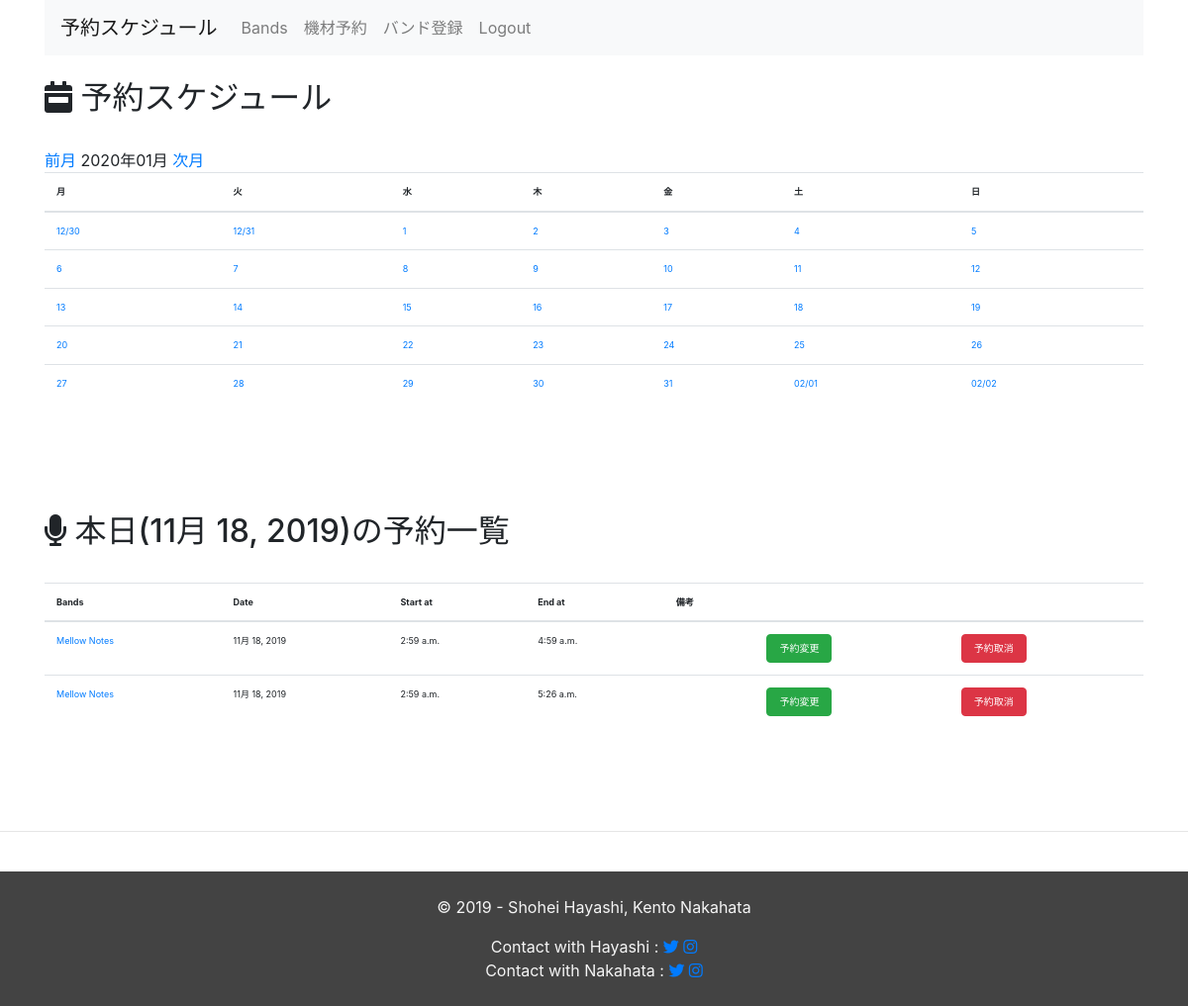
Screenshot of /equipment_management/month/2020/1/ (signed in) with the database file from the repository.
### equipment_management/models.py (models this page shows, shortened)
class Schedule(models.Model):
  band_id = models.ForeignKey(Band, on_delete=models.CASCADE)
  pa_name = models.CharField(max_length=255, verbose_name='PA担当者名')
  active_date = models.DateField(default=timezone.now)
  start_at = models.TimeField(default= nine_hours_hence())
  end_at = models.TimeField(default=two_hours_hence)
  text = models.TextField(blank=True, verbose_name='備考欄')
  created_at = models.DateTimeField(auto_now=True)
  updated_at = models.DateTimeField(auto_now=True)

class Band(models.Model):
  band_name = models.CharField(max_length=255,
                               verbose_name="Band's Name",
                               unique=True,
                               )
  responsible_person_name = models.CharField(max_length=255,
                                             verbose_name="Band Master's Name")
  created_at = models.DateTimeField(auto_now_add=True)
  updated_at = models.DateTimeField(auto_now=True)
  def __str__(self):
      return self.band_name

### equipment_management/views.py (the view)
# urls.py: path('month/', views.MonthCalendar.as_view(), name='month'),
@method_decorator(login_required, name='dispatch')
class MonthCalendar(mixins.MonthCalendarMixin, generic.TemplateView):
    template_name = 'equipment_management/month.html'
    def get_context_data(self, **kwargs):
        context = super().get_context_data(**kwargs)
        calendar_context = self.get_month_calendar()
        context.update(calendar_context)
        today_date = datetime.date.today()
        context['schedules'] = Schedule.objects.filter(active_date=today_date).order_by('-active_date')
        context['today'] = today_date
        return context

### equipment_management/mixins.py (called while the page is built)
    def setup_calendar(self):
        self._calendar = calendar.Calendar(self.first_weekday)

    def get_week_names(self):
        week_names = deque(self.week_names)
        week_names.rotate(-self.first_weekday)  # リスト内の要素を右に1つずつ移動...なんてときは、dequeを使うと中々面白いです
        return week_names

    def get_previous_month(self, date):
        if date.month == 1:
            return date.replace(year=date.year-1, month=12, day=1)
        else:
            return date.replace(month=date.month-1, day=1)

    def get_next_month(self, date):
        if date.month == 12:
            return date.replace(year=date.year+1, month=1, day=1)
        else:
            return date.replace(month=date.month+1, day=1)

    def get_month_days(self, date):
        return self._calendar.monthdatescalendar(date.year, date.month)

    def get_current_month(self):
        month = self.kwargs.get('month')
        year = self.kwargs.get('year')
        if month and year:
            month = datetime.date(year=int(year), month=int(month), day=1)
        else:
            month = datetime.date.today().replace(day=1)
        return month

    def get_month_calendar(self):
        self.setup_calendar()
        current_month = self.get_current_month()
        calendar_data = {
            'now': datetime.date.today(),
            'month_days': self.get_month_days(current_month),
            'month_current': current_month,
            'month_previous': self.get_previous_month(current_month),
            'month_next': self.get_next_month(current_month),
            'week_names': self.get_week_names(),
        }
        return calendar_data

### equipment_management/templates/equipment_management/month.html
{% extends 'equipment_management/base.html' %}
{% block content %}
<br>
<h2><i class="fas fa-calendar-week"></i> 予約スケジュール</h2>
<br>
<a href="{% url 'equipment:month' month_previous.year month_previous.month %}">前月</a>
{{ month_current | date:"Y年m月" }}
<a href="{% url 'equipment:month' month_next.year month_next.month %}">次月</a>
<table class="table">
  <thead>
    <tr>
      {% for w in week_names %}
        <th>{{ w }}</th>
      {% endfor %}
    </tr>
  </thead>
  <tbody>
    {% for week in month_days %}
      <tr>
        {% for day in week %}
          {% if now == day %}
            <td class="table-success">
          {% else %}
            <td>
          {% endif %}
          {% if month_current.month != day.month %}
            <a href="{% url 'equipment:day_schedule' day.year day.month day.day %}">{{ day | date:"m/d" }}</a>
          {% else %}
            <a href="{% url 'equipment:day_schedule' day.year day.month day.day %}">{{ day.day }}</a>
          {% endif %}
            </td>
        {% endfor %}
      </tr>
    {% endfor %}
  </tbody>
</table>
<br>
<br>
<br>
<br>
<h2><i class="fas fa-microphone"></i> 本日({{ today }})の予約一覧</h2>
<br>
<table class="table">
  <thead>
    <tr>
      <th>Bands</th>
      <th>Date</th>
      <th>Start at</th>
      <th>End at</th>
      <th>備考</th>
      <th></th>
      <th></th>
    </tr>
  </thead>
  <tbody>
    {% for schedule in schedules %}
      <tr>
        <td><a href="{% url 'equipment:schedule_by_band' schedule.band_id.id %}">{{ schedule.band_id }}</a></td>
        <td>{{ schedule.active_date }}</td>
        <td>{{ schedule.start_at }}</td>
        <td>{{ schedule.end_at }}</a></td>
        <td>{{ schedule.text }}</td>
        <td>
          <a href="{% url 'equipment:update_schedule' schedule.pk %}">
            <button type="button" class="btn btn-success btn-xs" style="font-size: 10px;">予約変更</button>
          </a>
        </td>
        <td>
          <a href="{% url 'equipment:delete_schedule' schedule.pk %}">
            <button type="button" class="btn btn-danger btn-xs" style="font-size: 10px;">予約取消</button>
          </a>
        </td>
    {% endfor %}
  </tbody>
</table>
{% endblock %}

### equipment_management/static/css/table.css (style rules this page uses)
td { font-size: xx-small; }
th { font-size: xx-small; }
button { font-size: small; }

### rows the page displays
Schedule: band_id "Mellow Notes", active_date "11月 18, 2019", start_at "2:59 a.m.", end_at "4:59 a.m."
Schedule: band_id "Mellow Notes", active_date "11月 18, 2019", start_at "2:59 a.m.", end_at "5:26 a.m."

### other values shown
{{ month_current | date:"Y年m月" }} "2020年01月"
{{ w }} "月" "火" "水" "木" "金" "土" "日"
{{ day | date:"m/d" }} "12/30" "12/31" "02/01" "02/02"
{{ day.day }} "1" "2" "3" "4" "5" "6" "7" "8" "9" "10" "11" "12" "13" "14" "15" "16" "17" "18" "19" "20" "21" "22" "23" "24" "25" "26" "27" "28" "29" "30" "31"
{{ today }} "11月 18, 2019"
